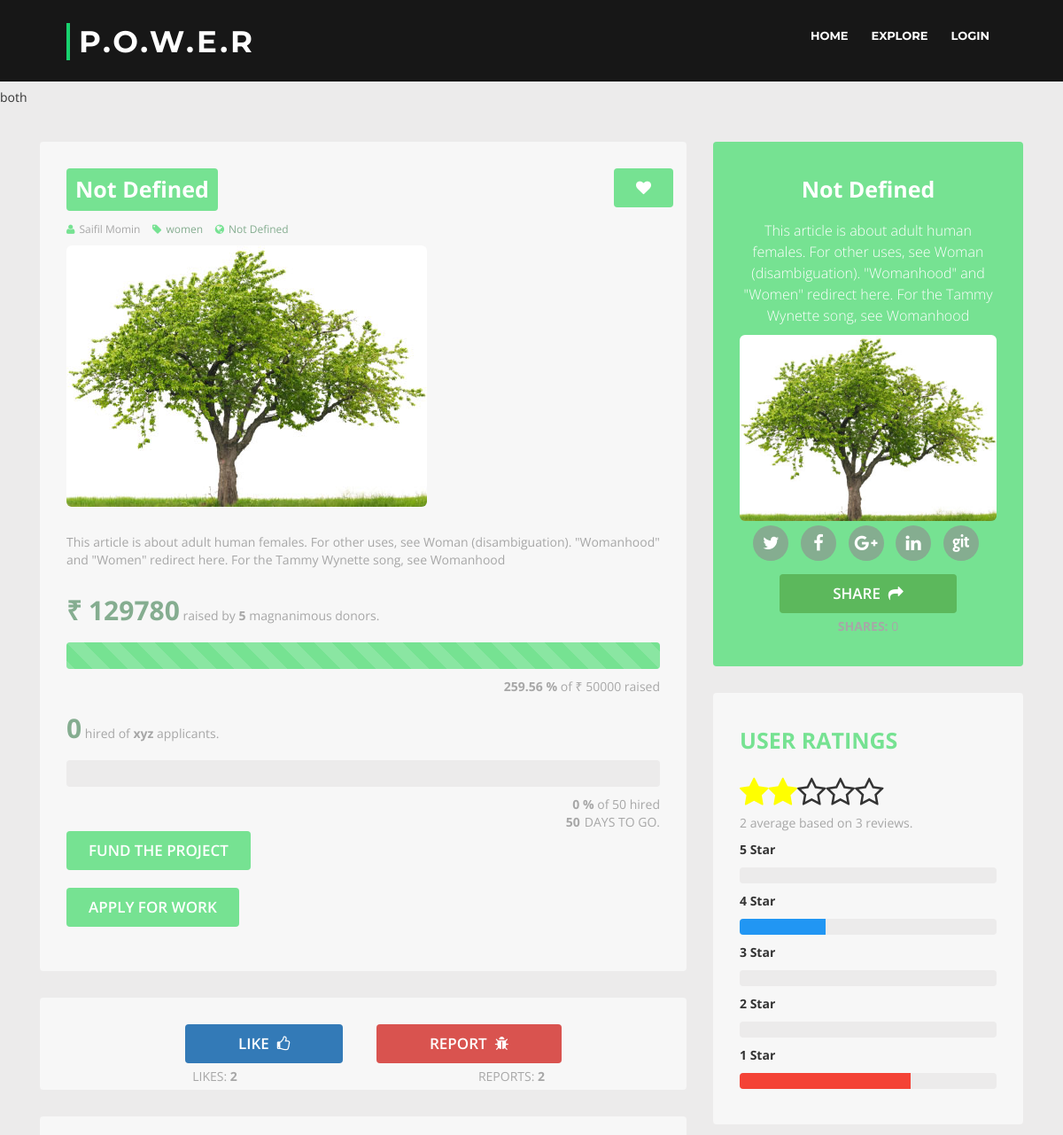
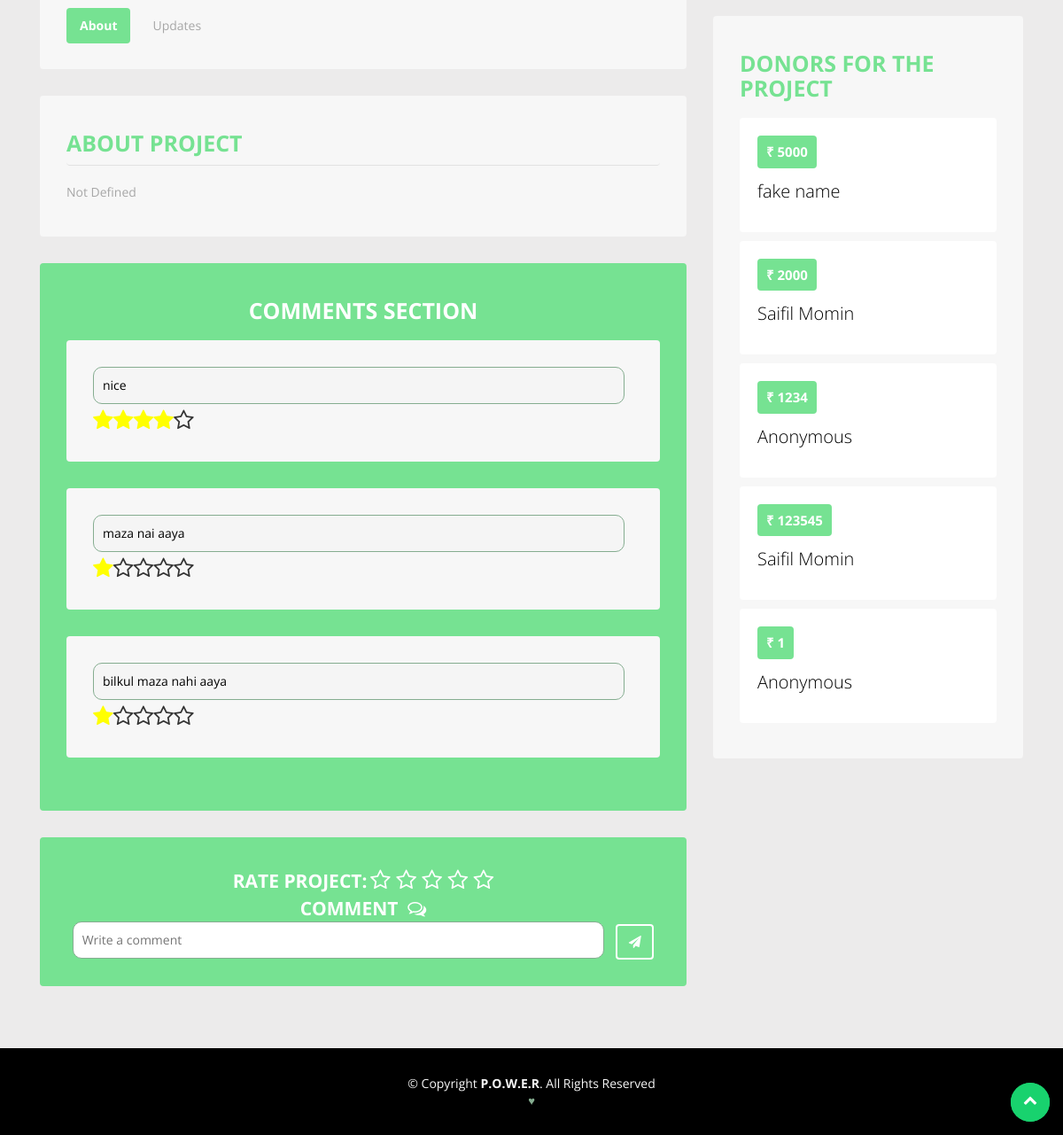
Page /project_details.php?project=1 on the committed database (2 pictures, top to bottom).
### tables this page shows
CREATE TABLE `project` (
  `project_id` int(11) NOT NULL,
  `user_id` int(11) NOT NULL,
  `project_title` varchar(100) NOT NULL DEFAULT 'Not Defined' COMMENT 'Title of the project (max 100 characters)',
  `project_short_description` varchar(300) NOT NULL DEFAULT 'Not Defined' COMMENT 'max 300 characters',
  `project_description` varchar(2500) NOT NULL DEFAULT 'Not Defined' COMMENT 'max 2500 characters',
  `project_image` varchar(500) DEFAULT NULL,
  `project_category` varchar(100) NOT NULL,
  `project_location` varchar(100) NOT NULL COMMENT 'city of project',
  `project_state_location` varchar(100) NOT NULL,
  `project_website` varchar(500) DEFAULT NULL COMMENT 'url of the website for the project ',
  `project_funds` int(11) DEFAULT NULL COMMENT 'amount required for the  project',
  `project_people` int(11) DEFAULT NULL COMMENT 'number of people to be hired',
  `project_deadline` int(11) NOT NULL DEFAULT '0' COMMENT 'number of days for the project',
  `project_timestamp` timestamp NOT NULL DEFAULT CURRENT_TIMESTAMP,
  `project_likes` int(11) NOT NULL DEFAULT '0',
  `project_shares` int(11) NOT NULL DEFAULT '0',
  `project_reports` int(11) NOT NULL DEFAULT '0',
  `project_photo` blob NOT NULL COMMENT 'detailed image data (bits based) received from the server',
  `project_funds_received` int(11) NOT NULL DEFAULT '0',
  `project_people_hired` int(11) NOT NULL DEFAULT '0',
  `project_score` float NOT NULL,
  `project_status` int(11) NOT NULL DEFAULT '0' COMMENT '0=pending,1=verified,2=blocked',
  `bank_account_number` int(11) NOT NULL,
  `ifsc_code` varchar(11) NOT NULL
);

CREATE TABLE `comment` (
  `comment_id` int(11) NOT NULL,
  `project_id` int(11) NOT NULL,
  `comment` text NOT NULL,
  `rating` int(11) NOT NULL,
  `user_id` int(11) NOT NULL,
  `comment_score` float NOT NULL
);

CREATE TABLE `donor` (
  `donor_id` int(11) NOT NULL,
  `user_id` int(11) NOT NULL,
  `project_id` int(11) NOT NULL,
  `user_type` tinyint(4) NOT NULL COMMENT 'ind=0,org=1',
  `project_category` varchar(100) NOT NULL,
  `donation_amount` int(11) NOT NULL,
  `donation_type` int(1) NOT NULL DEFAULT '0' COMMENT 'anonymous=1 or else 0',
  `timestamp` timestamp NOT NULL DEFAULT CURRENT_TIMESTAMP,
  `flag` int(1) NOT NULL DEFAULT '0' COMMENT '0=no anomaly, 1=anomaly detected '
);

### includes/functions.php (called while the page is built, shortened)
<?php
function mysql_prep($string) {
    global $conn;
    $escaped_string = mysqli_real_escape_string($conn,$string);
    return $escaped_string;
}
function find_project_progress($project) {
    $progress = array();
    if (isset($project["project_funds"])) {
        $temp = ((int)$project["project_funds_received"] / $project["project_funds"] ) * 100;
        $progress[] = $temp;
    }
    if (isset($project["project_people"])) {
        $temp = ((int)$project["project_people_hired"] / $project["project_people"] ) * 100;
        $progress[] = $temp;
    }
    return $progress;
}
function find_project_by_id($id) {
    global $conn;
    $query="select * from project where project_id={$id}";
    if ($result=mysqli_query($conn,$query))
    {
        $row=mysqli_fetch_array($result);
    }
    return $row;
}
function get_project_type($project) {
    if ($project["project_funds"]==null)
    {
        return "people";
    }
    elseif ($project["project_people"]==null) {
        return "funds";
    }
    else
        return "both";
}
?>

### public/project_details.php (the view, shortened to what this page needs)
<?php include '../includes/functions.php'; ?>
<?php include '../includes/layouts/header.php';?>
<?php
$project_id=mysql_prep($_GET['project']);
$project=find_project_by_id($project_id);
$bool=get_project_type($project);
echo $bool;
$progress=find_project_progress($project);
$query2="select u.user_name from user u,project p where p.user_id=u.user_id and p.project_id={$project_id}";
$query3="select * from donor where project_id={$project_id}";
$query7="select * from comment where project_id={$project_id}";
if($result2=mysqli_query($conn,$query2)){
	$row2=mysqli_fetch_array($result2);
}
$result3=mysqli_query($conn,$query3);
$count=0;
while($row3 = mysqli_fetch_assoc($result3)){
	$count++;
}
$result6=mysqli_query($conn,$query3);
$result7=mysqli_query($conn,$query7);
?>
<head>
	<link href="assets/css/bootstrap.min.css" rel="stylesheet">
	<link href="css/project-details_style.css" rel="stylesheet">
</head>
<body>
	<div class="main-content">
		<div class="container">
			<div class="row">
				<div class="content col-md-8 col-sm-12 col-xs-12">
					<div class="section-block">
						<div class="funding-meta">
							<h1><?php echo $project["project_title"];?></h1>
							<button class="btn btn-launch" id="favourite"><i class="fa fa-heart"></i></button>
							<span class="type-meta"><i class="fa fa-user"></i><?php echo $row2['user_name'];?></span>
							<span class="type-meta"><i class="fa fa-tag"></i><a href="#"><?php echo $project['project_category'];?></a></span>
							<span class="type-meta"><i class="fa fa-globe"></i><a href="#"><?php echo $project['project_website'];?></a></span>
							<div><img src="<?php echo 'UploadsImages/'.$project['project_image'];?>" class="img-rounded img-responsive" alt="<?php echo $project['project_title'];?>"></div>
							<p><?php echo $project['project_short_description'];?></p>
							<?php if($bool=="funds"){ ?>
							<h2>&#x20B9; <?php echo $project["project_funds_received"];?> </h2>
							<span class="contribution">raised by <strong><?php echo $count;?></strong> magnanimous donors.</span>
							<div class="progress">
								<div class="progress-bar progress-bar-striped active" role="progressbar" aria-valuemin="0" aria-valuemax="100" style="width: <?php echo $progress[0];?>%;">
								</div>
							</div>
							<span class="goal-progress"><strong><?php echo $progress[0];?> %</strong> of &#x20B9; <?php echo $project['project_funds'];?> raised</span>
							<?php }
							else if($bool=="both"){ ?>
								<h2>&#x20B9; <?php echo $project["project_funds_received"];?> </h2>
							<span class="contribution">raised by <strong><?php echo $count;?></strong> magnanimous donors.</span>
							<div class="progress">
								<div class="progress-bar progress-bar-striped active" role="progressbar" aria-valuemin="0" aria-valuemax="100" style="width: <?php echo $progress[0];?>%;">
								</div>
							</div>
							<span class="goal-progress"><strong><?php echo $progress[0];?> %</strong> of &#x20B9; <?php echo $project['project_funds'];?> raised</span>
							<h2><?php echo $project["project_people_hired"];?> </h2>
							<span class="contribution">hired of <strong><?php echo "xyz"; ?></strong> applicants.</span>
							<div class="progress">
							</div>
							<span class="goal-progress"><strong><?php echo $progress[1];?> %</strong> of <?php echo $project['project_people'];?> hired</span>
							<?php
							}
							?>
						</div>
						<?php
						$date=$project['project_timestamp'];
						$date=substr($date,0,10);
						$date=date('Y-m-d', strtotime($date.'+ '.$project["project_deadline"].' days'));
						$today=date("Y-m-d");
						$days_left= strtotime($date) - strtotime($today);
						?>
						<span class="count-down"><strong><?php echo round($days_left/(60 * 60 * 24)); ?></strong>Days to go.</span>
						<?php if($bool=="funds"){
						echo '<a href="payment.php?project_id='.$project_id.'" class="btn btn-launch">FUND THE PROJECT</a><br><br>';
						}
						else if($bool=="people"){
							echo '<a href="#" class="btn btn-launch apply">APPLY FOR WORK</a><br><br>';
						}
						else if($bool=="both"){
							echo '<a href="payment.php?project_id='.$project_id.'" class="btn btn-launch">FUND THE PROJECT</a><br><br>';
							echo '<a href="#" class="btn btn-launch apply">APPLY FOR WORK</a><br><br>';
						}
						?>
					</div>
					<div class="section-block" align="center">
						<div class="btn-group" role="group">
							<div class="col-sm-6"><button type="button" class="btn btn-primary share_like_report" id="like_button">LIKE &nbsp;<i class="fa fa-thumbs-o-up" aria-hidden="true"></i></button></div>
							<div class="col-sm-6"><button type="button" class="btn btn-danger share_like_report" id="report_button">REPORT &nbsp;<i class="fa fa-bug" aria-hidden="true"></i></button></div>
						</div>
							<div class="col-sm-6"><p style="margin: 5px">LIKES: <strong id="like_count"><?php echo $project['project_likes']?></strong></p></div>
							<div class="col-sm-6"><p style="margin: 5px"> REPORTS: <strong id="report_count"><?php echo $project['project_reports']?></strong></p></div>
					</div>
					<div class="section-block">
						<div class="section-tabs">
							<ul class="nav nav-tabs" role="tablist">
								<li role="presentation" class="active"><a href="#about" aria-controls="about" role="tab" data-toggle="tab">About</a></li>
								<li role="presentation"><a href="#updates" aria-controls="updates" role="tab" data-toggle="tab">Updates</a></li>
							</ul>
						</div>
					</div>
					<div class="section-block">
						<div class="tab-content">
							<div role="tabpanel" class="tab-pane active">
								<div class="about-information">
									<h1 class="section-title">ABOUT PROJECT</h1>
									<p><?php echo $project['project_description']; ?></p>
								</div>
							</div>
						</div>
					</div>
					<div class="section-block summary" id="block">
						<h1 class="section-title">COMMENTS SECTION</h1>
					<?php
					$avg_rating=0;$comment_count=0;
					$star5=0;$star4=0;$star3=0;$star2=0;$star1=0;
					while($row7 = mysqli_fetch_assoc($result7)){
						$comment_count++;
						echo '<div class="section-block">';
						foreach($row7 as $key => $val){
							if($key=='rating'){
								$avg_rating=$avg_rating+$val;
								if($val==5)
									$star5++;
								elseif($val==4)
									$star4++;
								elseif($val==3)
									$star3++;
								elseif($val==2)
									$star2++;
								elseif($val==1)
									$star1++;
								echo '<br><span class="star-rating_given" style="font-size:1.75em">';
								for ($i=1; $i<=$val;$i++) {
									echo '<span class="fa fa-star"></span>';
								}
								for($i=5-$val;$i>=1;$i--)
									echo '<span class="fa fa-star-o"></span>';
								echo '</span>';
							}
							if($key=='comment')
								echo '<input class="signup-input" type="text" style="color:black" value="'.$val.'" disabled>';
						}
						echo '</div>';
					}
					$avg_rating=$avg_rating/$comment_count;
					?>
					</div>
					<div class="section-block signup">
						<div class="sign-up-form">
							<strong style="color: white; font-size: 1.5em">RATE PROJECT:</strong>
							<span class="star-rating" style="font-size:1.75em;color: white" id="post_rate">
								<span class="fa fa-star-o" data-rating="1"></span>
								<span class="fa fa-star-o" data-rating="2"></span>
								<span class="fa fa-star-o" data-rating="3"></span>
								<span class="fa fa-star-o" data-rating="4"></span>
								<span class="fa fa-star-o" data-rating="5"></span>
							</span><br>
							<strong style="color: white; font-size: 1.5em">COMMENT &nbsp;<i class="fa fa-comments-o" aria-hidden="true"></i></strong>
							<input class="signup-input" type="text" name="comment" placeholder="Write a comment" id="comment_data">
							<button class="btn btn-signup" type="submit" id="comment_button"><i class="fa fa-paper-plane"></i></button>
						</div>
					</div>
				</div>
				<div class="content col-md-4 col-sm-12 col-xs-12">
					<div class="section-block summary">
						<h1 class="section-title"><?php echo $project['project_title'];?></h1>
						<div class="profile-contents">
							<h2 class="position"><?php echo $project['project_short_description'];?></h2>
							<img src="<?php echo 'UploadsImages/'.$project['project_image'];?>" class="img-rounded img-responsive" alt="<?php echo $project['project_title'];?>">
							<ul class="list-inline">
								<li><a href="#"><i class="fa fa-twitter"></i></a></li>
								<li><a href="#"><i class="fa fa-facebook"></i></a></li>
								<li><a href="#"><i class="fa fa-google-plus"></i></a></li>
								<li><a href="#"><i class="fa fa-linkedin"></i></a></li>
								<li><a href="#"><i class="fa fa-git"></i></a></li>
							</ul>
							<button type="button" class="btn btn-success share_like_report">SHARE &nbsp;<i class="fa fa-share" aria-hidden="true"></i></button>
							<div><p style="margin: 5px"><strong> SHARES: </strong><?php echo $project['project_shares']?></p></div>
						</div>
					</div>
					<div class="section-block">
						<h1 class="section-title">USER RATINGS</h1>
						<span class="star-rating_user" style="font-size:2.5em;">
							<?php
								for ($i=1; $i<=$avg_rating; $i++) {
									echo '<span class="fa fa-star"></span>';
								}
								for($i=5-($i-1); $i>=1; $i--)
									echo '<span class="fa fa-star-o"></span>';
							?>
						</span>
						<p><?php echo $avg_rating." average based on ".$comment_count; ?> reviews.</p>
						<strong>5 Star</strong>
						<div class="progress" style="height: 18px">
						</div>
						<strong>4 Star</strong>
						<div class="progress" style="height: 18px">
							<div class="progress-bar" role="progressbar" style="width: <?php echo $star4*100/$comment_count;?>%; background-color:#2196F3" aria-valuenow="25" aria-valuemin="0" aria-valuemax="100">
							</div>
						</div>
						<strong>3 Star</strong>
						<div class="progress" style="height: 18px">
						</div>
						<strong>2 Star</strong>
						<div class="progress" style="height: 18px">
						</div>
						<strong>1 Star</strong>
						<div class="progress" style="height: 18px">
							<div class="progress-bar" role="progressbar" style="width: <?php echo $star1*100/$comment_count;?>%; background-color:#f44336" aria-valuenow="25" aria-valuemin="0" aria-valuemax="100">
							</div>
						</div>
					</div>
					<div class="section-block">
						<h1 class="section-title">DONORS FOR THE PROJECT</h1>
						<?php
						while($row6 = mysqli_fetch_assoc($result6)){
							echo '<div class="reward-block">';
							foreach($row6 as $key => $val){
								if($key=='user_id'){
									$query5="select u.user_name from user u,donor d where d.user_id=u.user_id and d.user_id=".$val;
									$result5=mysqli_query($conn,$query5);
									$row5=mysqli_fetch_array($result5);
								}
								if($key=='donation_amount')
									echo '<h3>&#x20B9; '.$val.'</h3>';
								if($key=='donation_type'){
									if($val==1)
										echo '<h2 style="color:black">Anonymous</h2>';
									else
										echo '<h2 style="color:black">'.$row5['user_name'].'</h2>';
								}
							}
							echo "</div>";
						}
						?>
					</div>
				</div>
			</div>
		</div>
	</div>
	<a href="#" class="back-to-top"><i class="fa fa-chevron-up"></i></a>
<?php include '../includes/layouts/page_footer.php';?>

### rows in the picture
project: bool "both", project_title "Not Defined", project_category "women", project_website "Not Defined", project_image (picture), project_short_description "This article is about adult human females. For other uses, see Woman (disambiguation). \"Womanhood\" and \"Women\" redirect here. For the Tammy Wynette song, see Womanhood", project_funds_received "129780", project_funds "50000", project_people_hired "0", project_people "50", $days_left/(60 * 60 * 24) "50", project_likes "2", project_reports "2", project_description "Not Defined"
comment: comment "nice", rating 4 (drawn)
comment: comment "maza nai aaya", rating 1 (drawn)
comment: comment "bilkul maza nahi aaya", rating 1 (drawn)
donor: donation_amount "5000", user_name "fake name"
donor: donation_amount "2000", user_name "Saifil Momin"
donor: donation_amount "1234", donation_type "Anonymous"
donor: donation_amount "123545", user_name "Saifil Momin"
donor: donation_amount "1", donation_type "Anonymous"

### other values in the picture
$row2['user_name'] "Saifil Momin"
$count "5"
$progress[0] "259.56"
$progress[1] "0"
$avg_rating "2"
$comment_count "3"
